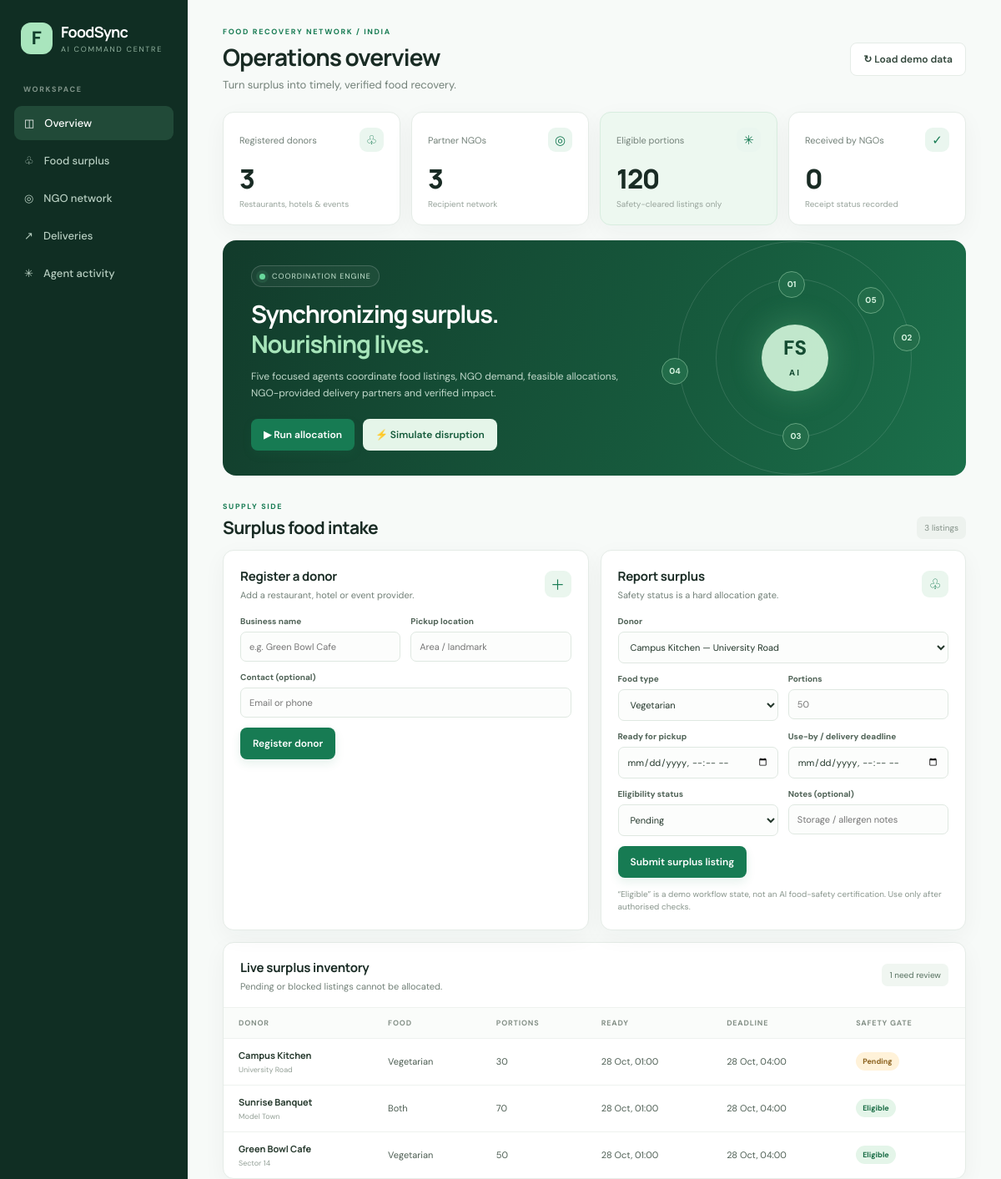
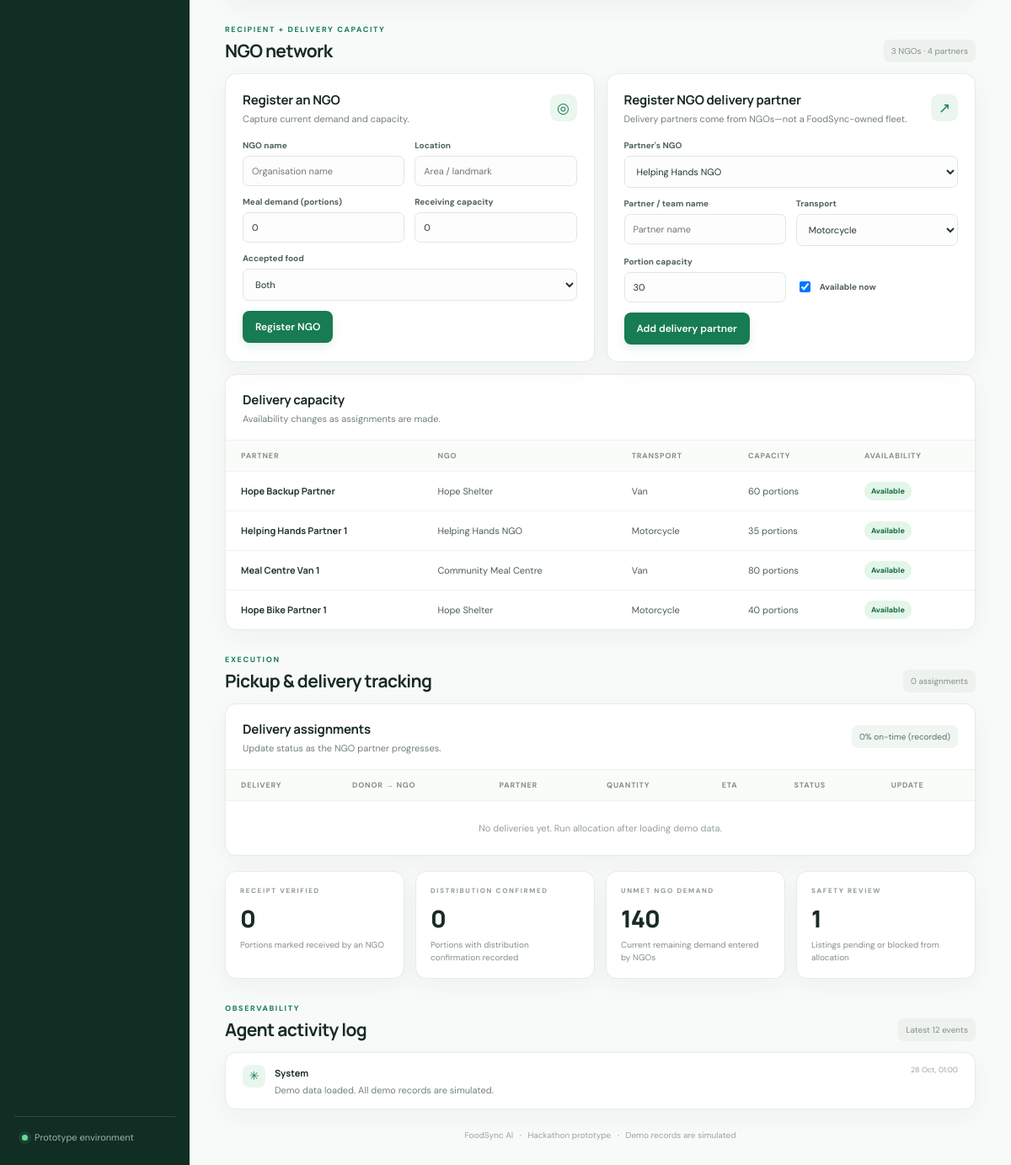
The page / on the database its author committed (2 pictures, top to bottom).
### tables this page shows
CREATE TABLE surplus_listings (
        id INTEGER PRIMARY KEY AUTOINCREMENT,
        donor_id INTEGER NOT NULL REFERENCES donors(id),
        food_type TEXT NOT NULL,
        quantity INTEGER NOT NULL CHECK(quantity > 0),
        ready_time TEXT NOT NULL,
        deadline TEXT NOT NULL,
        safety_status TEXT NOT NULL DEFAULT 'Pending',
        status TEXT NOT NULL DEFAULT 'Pending',
        notes TEXT DEFAULT '',
        created_at TEXT NOT NULL
    );

CREATE TABLE donors (
        id INTEGER PRIMARY KEY AUTOINCREMENT,
        name TEXT NOT NULL,
        location TEXT NOT NULL,
        contact TEXT DEFAULT '',
        created_at TEXT NOT NULL
    );

CREATE TABLE delivery_partners (
        id INTEGER PRIMARY KEY AUTOINCREMENT,
        ngo_id INTEGER NOT NULL REFERENCES ngos(id),
        name TEXT NOT NULL,
        transport TEXT NOT NULL,
        capacity INTEGER NOT NULL CHECK(capacity > 0),
        available INTEGER NOT NULL DEFAULT 1,
        created_at TEXT NOT NULL
    );

CREATE TABLE ngos (
        id INTEGER PRIMARY KEY AUTOINCREMENT,
        name TEXT NOT NULL,
        location TEXT NOT NULL,
        meal_demand INTEGER NOT NULL DEFAULT 0,
        capacity INTEGER NOT NULL DEFAULT 0,
        accepted_food TEXT NOT NULL DEFAULT 'Both',
        created_at TEXT NOT NULL
    );

CREATE TABLE agent_logs (
        id INTEGER PRIMARY KEY AUTOINCREMENT,
        agent TEXT NOT NULL,
        message TEXT NOT NULL,
        created_at TEXT NOT NULL
    );

### app.py (the view)
@app.route("/")
def index():
    db = get_db()
    metrics = dashboard_metrics(db)
    donors = db.execute("SELECT * FROM donors ORDER BY id DESC").fetchall()
    listings = db.execute("""
        SELECT l.*, d.name AS donor_name, d.location AS donor_location
        FROM surplus_listings l JOIN donors d ON d.id = l.donor_id
        ORDER BY l.id DESC
    """).fetchall()
    ngos = db.execute("SELECT * FROM ngos ORDER BY id DESC").fetchall()
    partners = db.execute("""
        SELECT p.*, n.name AS ngo_name
        FROM delivery_partners p JOIN ngos n ON n.id = p.ngo_id
        ORDER BY p.id DESC
    """).fetchall()
    deliveries = db.execute("""
        SELECT x.*, l.food_type, l.quantity AS listed_quantity,
               d.name AS donor_name, n.name AS ngo_name,
               p.name AS partner_name
        FROM deliveries x
        JOIN surplus_listings l ON l.id = x.listing_id
        JOIN donors d ON d.id = l.donor_id
        JOIN ngos n ON n.id = x.ngo_id
        LEFT JOIN delivery_partners p ON p.id = x.partner_id
        ORDER BY x.id DESC
    """).fetchall()
    events = db.execute("SELECT * FROM agent_logs ORDER BY id DESC LIMIT 12").fetchall()
    db.close()
    return render_template(
        "index.html", metrics=metrics, donors=donors, listings=listings,
        ngos=ngos, partners=partners, deliveries=deliveries, events=events
    )

### agents/verification_agent.py (called while the page is built)
def received_delivery_count(db):
    return db.execute("""
        SELECT COUNT(*) AS n FROM deliveries
        WHERE status IN ('Received by NGO', 'Distribution Confirmed')
    """).fetchone()["n"]

### app.py (called while the page is built)
@app.template_filter("pretty_time")
def pretty_time(value):
    if not value:
        return "—"
    try:
        return datetime.fromisoformat(value).strftime("%d %b, %H:%M")
    except (ValueError, TypeError):
        return value

### database.py (called while the page is built)
def get_db():
    conn = sqlite3.connect(DB_PATH)
    conn.row_factory = sqlite3.Row
    conn.execute("PRAGMA foreign_keys = ON")
    return conn

### templates/index.html (shortened to what this page needs)
<!doctype html>
<html lang="en">
<head>
  <link rel="stylesheet" href="{{ url_for('static', filename='style.css') }}">
</head>
<body>
  <aside class="sidebar">
    <div class="brand"><span class="brand-icon">F</span><div><strong>FoodSync</strong><small>AI COMMAND CENTRE</small></div></div>
    <div class="nav-label">WORKSPACE</div>
    <a class="nav active" href="#overview">◫ <span>Overview</span></a>
    <a class="nav" href="#surplus">♧ <span>Food surplus</span></a>
    <a class="nav" href="#network">◎ <span>NGO network</span></a>
    <a class="nav" href="#deliveries">↗ <span>Deliveries</span></a>
    <a class="nav" href="#agents">✳ <span>Agent activity</span></a>
    <div class="sidebar-bottom"><div class="live-dot"></div><span>Prototype environment</span></div>
  </aside>
  <main class="main">
    <header class="topbar">
      <div><div class="eyebrow">FOOD RECOVERY NETWORK / INDIA</div><h1>Operations overview</h1><p class="subhead">Turn surplus into timely, verified food recovery.</p></div>
      <form method="post" action="{{ url_for('seed') }}"><button class="btn btn-secondary" type="submit">↻ Load demo data</button></form>
    </header>
    <section id="overview" class="metric-grid">
      <article class="metric-card"><div class="metric-top"><span>Registered donors</span><span class="metric-icon">♧</span></div><div class="metric-value">{{ metrics.donors }}</div><div class="metric-note">Restaurants, hotels & events</div></article>
      <article class="metric-card"><div class="metric-top"><span>Partner NGOs</span><span class="metric-icon">◎</span></div><div class="metric-value">{{ metrics.ngos }}</div><div class="metric-note">Recipient network</div></article>
      <article class="metric-card accent-card"><div class="metric-top"><span>Eligible portions</span><span class="metric-icon">✳</span></div><div class="metric-value">{{ metrics.eligible_portions }}</div><div class="metric-note">Safety-cleared listings only</div></article>
      <article class="metric-card"><div class="metric-top"><span>Received by NGOs</span><span class="metric-icon">✓</span></div><div class="metric-value">{{ metrics.received_portions }}</div><div class="metric-note">Receipt status recorded</div></article>
    </section>
    <section class="hero-panel">
      <div class="hero-copy"><span class="pill"><span class="pulse"></span> COORDINATION ENGINE</span><h2>Synchronizing surplus.<br><em>Nourishing lives.</em></h2><p>Five focused agents coordinate food listings, NGO demand, feasible allocations, NGO-provided delivery partners and verified impact.</p>
        <div class="hero-actions">
          <form method="post" action="{{ url_for('allocate') }}"><button class="btn btn-primary" type="submit">▶ Run allocation</button></form>
          <form method="post" action="{{ url_for('disruption') }}"><button class="btn btn-light" type="submit">⚡ Simulate disruption</button></form>
        </div>
      </div>
      <div class="hero-orbit"><div class="orbit orbit-one"></div><div class="orbit orbit-two"></div><div class="orbit-core">FS<span>AI</span></div><div class="orbit-node node-one">01</div><div class="orbit-node node-two">02</div><div class="orbit-node node-three">03</div><div class="orbit-node node-four">04</div><div class="orbit-node node-five">05</div></div>
    </section>
    <section class="section-heading" id="surplus"><div><div class="eyebrow">SUPPLY SIDE</div><h2>Surplus food intake</h2></div><span class="section-count">{{ listings|length }} listings</span></section>
    <section class="two-col">
      <article class="panel">
        <div class="panel-heading"><div><h3>Register a donor</h3><p>Add a restaurant, hotel or event provider.</p></div><span class="panel-symbol">＋</span></div>
        <form class="form-grid" method="post" action="{{ url_for('add_donor') }}">
          <label>Business name<input name="name" required placeholder="e.g. Green Bowl Cafe"></label>
          <label>Pickup location<input name="location" required placeholder="Area / landmark"></label>
          <label class="full">Contact (optional)<input name="contact" placeholder="Email or phone"></label>
          <div class="full"><button class="btn btn-primary" type="submit">Register donor</button></div>
        </form>
      </article>
      <article class="panel">
        <div class="panel-heading"><div><h3>Report surplus</h3><p>Safety status is a hard allocation gate.</p></div><span class="panel-symbol">♧</span></div>
        <form class="form-grid" method="post" action="{{ url_for('add_surplus') }}">
          <label class="full">Donor<select name="donor_id" required>{% for d in donors %}<option value="{{ d.id }}">{{ d.name }} — {{ d.location }}</option>{% endfor %}</select></label>
          <label>Food type<select name="food_type"><option>Vegetarian</option><option>Non-Vegetarian</option></select></label>
          <label>Portions<input type="number" name="quantity" min="1" required placeholder="50"></label>
          <label>Ready for pickup<input type="datetime-local" name="ready_time" required></label>
          <label>Use-by / delivery deadline<input type="datetime-local" name="deadline" required></label>
          <label>Eligibility status<select name="safety_status"><option>Pending</option><option>Eligible</option><option>Blocked</option></select></label>
          <label>Notes (optional)<input name="notes" placeholder="Storage / allergen notes"></label>
          <div class="full"><button class="btn btn-primary" type="submit">Submit surplus listing</button></div>
        </form>
        <p class="microcopy">“Eligible” is a demo workflow state, not an AI food-safety certification. Use only after authorised checks.</p>
      </article>
    </section>
    <section class="panel table-panel">
      <div class="panel-heading"><div><h3>Live surplus inventory</h3><p>Pending or blocked listings cannot be allocated.</p></div><span class="status-chip">{{ metrics.pending_safety }} need review</span></div>
      <div class="table-scroll"><table><thead><tr><th>Donor</th><th>Food</th><th>Portions</th><th>Ready</th><th>Deadline</th><th>Safety gate</th></tr></thead><tbody>
      {% for l in listings %}<tr><td><strong>{{ l.donor_name }}</strong><small>{{ l.donor_location }}</small></td><td>{{ l.food_type }}</td><td>{{ l.quantity }}</td><td>{{ l.ready_time|pretty_time }}</td><td>{{ l.deadline|pretty_time }}</td><td><span class="badge {{ 'good' if l.status == 'Eligible' and l.safety_status == 'Eligible' else ('bad' if l.status == 'Blocked' else 'pending') }}">{{ l.status }}</span></td></tr>
      {% else %}<tr><td colspan="6" class="empty">No surplus yet. Load demo data or register a listing.</td></tr>{% endfor %}
      </tbody></table></div>
    </section>
    <section class="section-heading" id="network"><div><div class="eyebrow">RECIPIENT + DELIVERY CAPACITY</div><h2>NGO network</h2></div><span class="section-count">{{ ngos|length }} NGOs · {{ partners|length }} partners</span></section>
    <section class="two-col">
      <article class="panel">
        <div class="panel-heading"><div><h3>Register an NGO</h3><p>Capture current demand and capacity.</p></div><span class="panel-symbol">◎</span></div>
        <form class="form-grid" method="post" action="{{ url_for('add_ngo') }}">
          <label>NGO name<input name="name" required placeholder="Organisation name"></label>
          <label>Location<input name="location" required placeholder="Area / landmark"></label>
          <label>Meal demand (portions)<input type="number" name="demand" min="0" value="0" required></label>
          <label>Receiving capacity<input type="number" name="capacity" min="0" value="0" required></label>
          <label class="full">Accepted food<select name="accepted_food"><option>Both</option><option>Vegetarian</option><option>Non-Vegetarian</option></select></label>
          <div class="full"><button class="btn btn-primary" type="submit">Register NGO</button></div>
        </form>
      </article>
      <article class="panel">
        <div class="panel-heading"><div><h3>Register NGO delivery partner</h3><p>Delivery partners come from NGOs—not a FoodSync-owned fleet.</p></div><span class="panel-symbol">↗</span></div>
        <form class="form-grid" method="post" action="{{ url_for('add_partner') }}">
          <label class="full">Partner's NGO<select name="ngo_id" required>{% for n in ngos %}<option value="{{ n.id }}">{{ n.name }}</option>{% endfor %}</select></label>
          <label>Partner / team name<input name="name" required placeholder="Partner name"></label>
          <label>Transport<select name="transport"><option>Motorcycle</option><option>Car</option><option>Van</option><option>Walking</option></select></label>
          <label>Portion capacity<input type="number" name="capacity" min="1" value="30" required></label>
          <label class="check-label"><input type="checkbox" name="available" checked> Available now</label>
          <div class="full"><button class="btn btn-primary" type="submit">Add delivery partner</button></div>
        </form>
      </article>
    </section>
    <section class="panel table-panel">
      <div class="panel-heading"><div><h3>Delivery capacity</h3><p>Availability changes as assignments are made.</p></div></div>
      <div class="table-scroll"><table><thead><tr><th>Partner</th><th>NGO</th><th>Transport</th><th>Capacity</th><th>Availability</th></tr></thead><tbody>
      {% for p in partners %}<tr><td><strong>{{ p.name }}</strong></td><td>{{ p.ngo_name }}</td><td>{{ p.transport }}</td><td>{{ p.capacity }} portions</td><td><span class="badge {{ 'good' if p.available else 'pending' }}">{{ 'Available' if p.available else 'Assigned / unavailable' }}</span></td></tr>
      {% else %}<tr><td colspan="5" class="empty">No delivery partners registered.</td></tr>{% endfor %}
      </tbody></table></div>
    </section>
    <section class="section-heading" id="deliveries"><div><div class="eyebrow">EXECUTION</div><h2>Pickup & delivery tracking</h2></div><span class="section-count">{{ deliveries|length }} assignments</span></section>
    <section class="panel table-panel">
      <div class="panel-heading"><div><h3>Delivery assignments</h3><p>Update status as the NGO partner progresses.</p></div><span class="status-chip">{{ metrics.on_time_rate }}% on-time (recorded)</span></div>
      <div class="table-scroll"><table><thead><tr><th>Delivery</th><th>Donor → NGO</th><th>Partner</th><th>Quantity</th><th>ETA</th><th>Status</th><th>Update</th></tr></thead><tbody>
      {% for x in deliveries %}<tr><td><strong>#{{ x.id }}</strong><small>{{ x.created_at|pretty_time }}</small></td><td>{{ x.donor_name }}<small>→ {{ x.ngo_name }}</small></td><td>{{ x.partner_name or 'Unassigned' }}{% if x.disruption_note %}<small>{{ x.disruption_note }}</small>{% endif %}</td><td>{{ x.quantity }}</td><td>{{ x.estimated_minutes }} min</td><td><span class="badge {{ 'good' if x.status in ['Received by NGO','Distribution Confirmed'] else 'pending' }}">{{ x.status }}</span></td><td><form class="inline-form" method="post" action="{{ url_for('update_delivery', delivery_id=x.id) }}"><select name="status">{% for s in ['Assigned','Picked Up','In Transit','Received by NGO','Distribution Confirmed','Cancelled'] %}<option {% if x.status == s %}selected{% endif %}>{{ s }}</option>{% endfor %}</select><button class="btn btn-small" type="submit">Save</button></form></td></tr>
      {% else %}<tr><td colspan="7" class="empty">No deliveries yet. Run allocation after loading demo data.</td></tr>{% endfor %}
      </tbody></table></div>
    </section>
    <section class="impact-grid">
      <article class="impact-card"><div class="eyebrow">RECEIPT VERIFIED</div><div class="impact-number">{{ metrics.received_portions }}</div><p>Portions marked received by an NGO</p></article>
      <article class="impact-card"><div class="eyebrow">DISTRIBUTION CONFIRMED</div><div class="impact-number">{{ metrics.distributed_portions }}</div><p>Portions with distribution confirmation recorded</p></article>
      <article class="impact-card"><div class="eyebrow">UNMET NGO DEMAND</div><div class="impact-number">{{ metrics.unmet_demand }}</div><p>Current remaining demand entered by NGOs</p></article>
      <article class="impact-card"><div class="eyebrow">SAFETY REVIEW</div><div class="impact-number">{{ metrics.pending_safety }}</div><p>Listings pending or blocked from allocation</p></article>
    </section>
    <section class="section-heading" id="agents"><div><div class="eyebrow">OBSERVABILITY</div><h2>Agent activity log</h2></div><span class="section-count">Latest 12 events</span></section>
    <section class="panel event-panel">
      {% for e in events %}<div class="event-row"><div class="event-mark">✳</div><div class="event-text"><strong>{{ e.agent }}</strong><p>{{ e.message }}</p></div><time>{{ e.created_at|pretty_time }}</time></div>
      {% else %}<p class="empty">Agent events will appear here as you use the system.</p>{% endfor %}
    </section>
    <footer>FoodSync AI <span>·</span> Hackathon prototype <span>·</span> Demo records are simulated</footer>
  </main>
</body>
</html>

### rows shown on the page
surplus_listings: donor_name "Campus Kitchen", donor_location "University Road", food_type "Vegetarian", quantity "30", ready_time|pretty_time "28 Oct, 01:00", deadline|pretty_time "28 Oct, 04:00", status "Pending"
surplus_listings: donor_name "Sunrise Banquet", donor_location "Model Town", food_type "Both", quantity "70", ready_time|pretty_time "28 Oct, 01:00", deadline|pretty_time "28 Oct, 04:00", status "Eligible"
surplus_listings: donor_name "Green Bowl Cafe", donor_location "Sector 14", food_type "Vegetarian", quantity "50", ready_time|pretty_time "28 Oct, 01:00", deadline|pretty_time "28 Oct, 04:00", status "Eligible"
delivery_partners: name "Hope Backup Partner", ngo_name "Hope Shelter", transport "Van", capacity "60", available "Available"
delivery_partners: name "Helping Hands Partner 1", ngo_name "Helping Hands NGO", transport "Motorcycle", capacity "35", available "Available"
delivery_partners: name "Meal Centre Van 1", ngo_name "Community Meal Centre", transport "Van", capacity "80", available "Available"
delivery_partners: name "Hope Bike Partner 1", ngo_name "Hope Shelter", transport "Motorcycle", capacity "40", available "Available"
agent_logs: agent "System", message "Demo data loaded. All demo records are simulated.", created_at|pretty_time "28 Oct, 01:00"

### other values the page prints
{{ metrics.donors }} "3"
{{ metrics.ngos }} "3"
{{ metrics.eligible_portions }} "120"
{{ metrics.received_portions }} "0"
{{ listings|length }} "3"
{{ metrics.pending_safety }} "1"
{{ ngos|length }} "3"
{{ partners|length }} "4"
{{ deliveries|length }} "0"
{{ metrics.on_time_rate }} "0"
{{ metrics.distributed_portions }} "0"
{{ metrics.unmet_demand }} "140"
form field donor_id "Campus Kitchen — University Road"
form field ngo_id "Helping Hands NGO"
